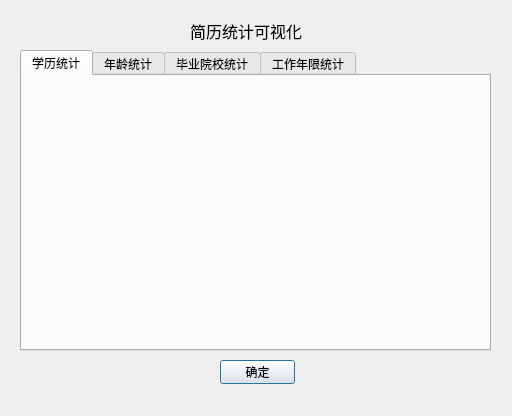
<?xml version="1.0" encoding="UTF-8"?>
<ui version="4.0">
 <class>Dialog2</class>
 <widget class="QDialog" name="Dialog2">
  <property name="geometry">
   <rect>
    <x>0</x>
    <y>0</y>
    <width>512</width>
    <height>416</height>
   </rect>
  </property>
  <property name="minimumSize">
   <size>
    <width>512</width>
    <height>416</height>
   </size>
  </property>
  <property name="maximumSize">
   <size>
    <width>512</width>
    <height>416</height>
   </size>
  </property>
  <property name="windowTitle">
   <string />
  </property>
  <widget class="QTabWidget" name="tabWidget">
   <property name="geometry">
    <rect>
     <x>20</x>
     <y>50</y>
     <width>471</width>
     <height>301</height>
    </rect>
   </property>
   <property name="currentIndex">
    <number>0</number>
   </property>
   <widget class="QWidget" name="tab">
    <attribute name="title">
     <string>学历统计</string>
    </attribute>
    <widget class="QWidget" name="verticalLayoutWidget_4">
     <property name="geometry">
      <rect>
       <x>0</x>
       <y>0</y>
       <width>451</width>
       <height>271</height>
      </rect>
     </property>
     <layout class="QVBoxLayout" name="verticalLayout_1"/>
    </widget>
   </widget>
   <widget class="QWidget" name="tab_2">
    <attribute name="title">
     <string>年龄统计</string>
    </attribute>
    <widget class="QWidget" name="verticalLayoutWidget_3">
     <property name="geometry">
      <rect>
       <x>0</x>
       <y>0</y>
       <width>451</width>
       <height>271</height>
      </rect>
     </property>
     <layout class="QVBoxLayout" name="verticalLayout_2"/>
    </widget>
   </widget>
   <widget class="QWidget" name="tab_3">
    <attribute name="title">
     <string>毕业院校统计</string>
    </attribute>
    <widget class="QWidget" name="verticalLayoutWidget_2">
     <property name="geometry">
      <rect>
       <x>0</x>
       <y>0</y>
       <width>451</width>
       <height>271</height>
      </rect>
     </property>
     <layout class="QVBoxLayout" name="verticalLayout_3"/>
    </widget>
   </widget>
   <widget class="QWidget" name="tab_4">
    <attribute name="title">
     <string>工作年限统计</string>
    </attribute>
    <widget class="QWidget" name="verticalLayoutWidget">
     <property name="geometry">
      <rect>
       <x>0</x>
       <y>0</y>
       <width>451</width>
       <height>271</height>
      </rect>
     </property>
     <layout class="QVBoxLayout" name="verticalLayout_4"/>
    </widget>
   </widget>
  </widget>
  <widget class="QPushButton" name="ok_button">
   <property name="geometry">
    <rect>
     <x>220</x>
     <y>360</y>
     <width>75</width>
     <height>24</height>
    </rect>
   </property>
   <property name="text">
    <string>确定</string>
   </property>
  </widget>
  <widget class="QLabel" name="title_text">
   <property name="geometry">
    <rect>
     <x>190</x>
     <y>10</y>
     <width>141</width>
     <height>41</height>
    </rect>
   </property>
   <property name="font">
    <font>
     <pointsize>12</pointsize>
    </font>
   </property>
   <property name="text">
    <string>简历统计可视化</string>
   </property>
  </widget>
 </widget>
 <resources/>
 <connections/>
</ui>
